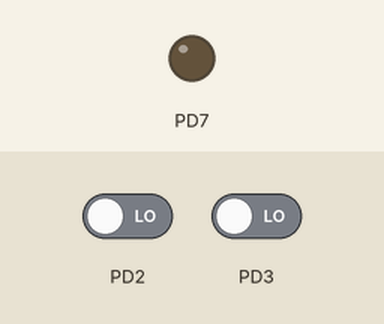
A program run on a simulated ATmega328P, built with avr-gcc and emulated at 16 MHz. On the bench: output pins drawn as LEDs (lit = HIGH). The test bench sets the inputs (shaded band); at power-on: PD2 LOW, PD3 LOW.

Above: at 1.2 s.
1.3 s: PD2 driven HIGH
At 1.8 s:
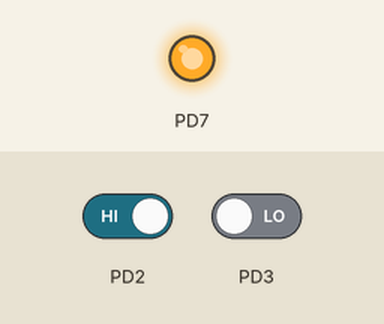
Timing chart, 0 to 7.8 s (numbered marks = the images above; inputs shaded):
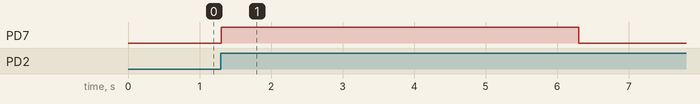

Measured:
- after the input at 1.3 s, PD7: LOW → HIGH at once, → LOW 5.0 s later

The program:

main.c
```c
/* Der ATmega328P läuft mit einer Frequenz von 16 MHz */
#define F_CPU 16000000L

/* Einbinden der benötigten Bibliotheken */
#include <avr/io.h>
#include <util/delay.h>
#include <avr/interrupt.h>

// Interrupt Counter
volatile uint32_t iCounter = 0;

// Werkstück Counter, zählt wieviele WS sich auf dem Band befinden
volatile uint8_t wsCounter = 0;

// Flag, ob gerade ein WS sich im Sensorbereich am Bandanfang befindet
volatile uint8_t anfangBelegt = 0;

// Flag, ob gerade ein WS sich im Sensorbereich am Bandende befindet
volatile uint8_t endeBelegt = 0;

void configureIO() {
	/*
	Alle Bits des DataDirectionRegister von Port D
	(DDRD) werden auf LOW gesetzt, sind somit als
	Eingang konfiguriert.
	In Binärschreibweise ist DDRD jetzt: 00000000
	*/
	DDRD = 0x00;

	/*
	Das Bit an 8. Stelle (D7) wird auf Eins
	gesetzt -> Ausgang
	In Binärschreibweise ist DDRD jetzt: 10000000
	*/
	DDRD |= (1 << DDD7);

	/*
	Das Bit an 8. Stelle (D7) von PortD wird jetzt
	auf HIGH gesetzt. Die anderen Bits von Port D
	bleiben unverändert.
	In Binärschreibweise ist PortD jetzt: 1xxxxxxx
	*/
	PORTD &= ~(1 << PORTD7);

	/*
	Das Bit an der 2. Stelle von Port D (DDD2) wird
	auf LOW gesetzt. Wenn diese Bit als Eingang definiert
	ist, wird dadurch der Pull-Up Widerstand deaktiviert.
	In Binärschreibweise ist PortD jetzt: xxxxx0xx
	*/
	PORTD &= ~(1 << DDD2);

	/*
	Das Bit an der 3. Stelle von Port D (DDD3) wird
	auf LOW gesetzt. Wenn diese Bit als Eingang definiert
	ist, wird dadurch der Pull-Up Widerstand deaktiviert.
	In Binärschreibweise ist PortD jetzt: xxxx0xxx
	*/
	PORTD &= ~(1 << DDD3);
}

void configureTimer() {
	/*
	Timer Counter Control Register 0 A (TCCR0A)
	Register auf 0 setzen (default)
	Weiter Informationen siehe ATmega328P Handbuch
	*/
	TCCR0A = 0x00;
	/*
	Timer Counter Control Register 0 B (TCCR0B)
	Register auf 0 setzen (default)
	Die drei Bits CS00, CS01 und CS02 konfigurieren den Prescaler
	*/
	TCCR0B = 0x00;
	TCCR0B &= ~(1 << CS02);
	TCCR0B &= ~(1 << CS01);
	TCCR0B |= (1 << CS00);

	/*
	TC0 Interrupt Mask Register (TIMSK0)
	Das Bit TOIE aktiviert den Overflow Interrupt
	*/
	TIMSK0 = 0x00;
	TIMSK0 |= (1 << TOIE0);
}

/*
	TIMER0_OVF_vect ist der Interrupt Vector für einen
	Overflow von Timer 0

	ISR ist die Interrupt Service Routine
*/
ISR(TIMER0_OVF_vect) {
	/*
	Falls das Förderband vorwärts dreht, dann iCounter eins hochzählen
	*/
	// Motor dreht vorwärts
	if(PIND & (1 << 7)) {
		iCounter++;
	}

	/*
	Clock von ATmega328P ist 16 MHz
	Der Timer kann 8 Bit (256 Werte) speichern bevor er überlauft

	Der Überlauf ereignet sich demnach mit einer Frequenz
	f = 16 MHz / 256
	f = 62,5 KHz

	??? Überläufe entsprechen 5 s
	1 Überlauf entspricht 0,000016s
	-> (1 / 0,000016) * 5 = 312500
	*/
	if(iCounter > 312500) {
		if(wsCounter > 0) {
			wsCounter = 0;
		}
		iCounter = 0;
	}
}

int main() {

	configureIO();
	configureTimer();

	// Setze die Intterupt Register Bits
	sei();

	while(1) {
		// Prüfen, ob der Endlagensensor am Bandanfang aktiv ist
		if( PIND & (1 << 2) ) {
			/*
			Prüfen ob anfangBelegt == 0 ist.  Falls ja, dann handelt
			es sich um eine steigende Flanke am Sensor
			*/
			if(anfangBelegt == 0) {
				// Werkstück ist neu am Anfang, daher anfangBelegt setzen
				anfangBelegt = 1;
				// wsCounter um eins hochzählen
				wsCounter++;
				// Interrupt Counter auf 0 setzen
				iCounter = 0;
			}
		} else {
			// Es befindet sich kein WS im Anfangsbereich
			anfangBelegt = 0;
		}

		// Prüfen, ob der Endlagensensor am Bandende aktiv ist
		if( PIND & (1 << 3) ) {
			// Es befindet sich ein WS im Endbereich, endeBelegt auf 1 setzen
			endeBelegt = 1;
		} else {
			/*
			Falls endeBelegt == 1 ist, dann hat ein Werkstück
			den Sensorbereich am Bandende verlassen.
			endeBelegt wird wieder auf 0 gesetzt
			wsCounter wird eins heruntergezählt (falls wsCounter > 0)
			iCounter auf 0 zurücksetzen
			*/
			if(endeBelegt == 1) {
				endeBelegt = 0;
				if(wsCounter > 0) {
					wsCounter--;
				}
				iCounter = 0;
			}
		}

		/*
		Falls sich ein Werkstück auf dem Band befindet (wsCounter > 0)
		und kein Werkstück im Endbereich ist (endeBelegt == 0), dann
		soll das Förderband vorwärts drehen
		*/
		if( wsCounter > 0 && endeBelegt == 0 ) {
			// Förderband vorwärts drehen
			PORTD |= (1 << DDD7);
		} else {
			// Förderband anhalten
			PORTD &= ~(1 << DDD7);
		}
	}
}
```
